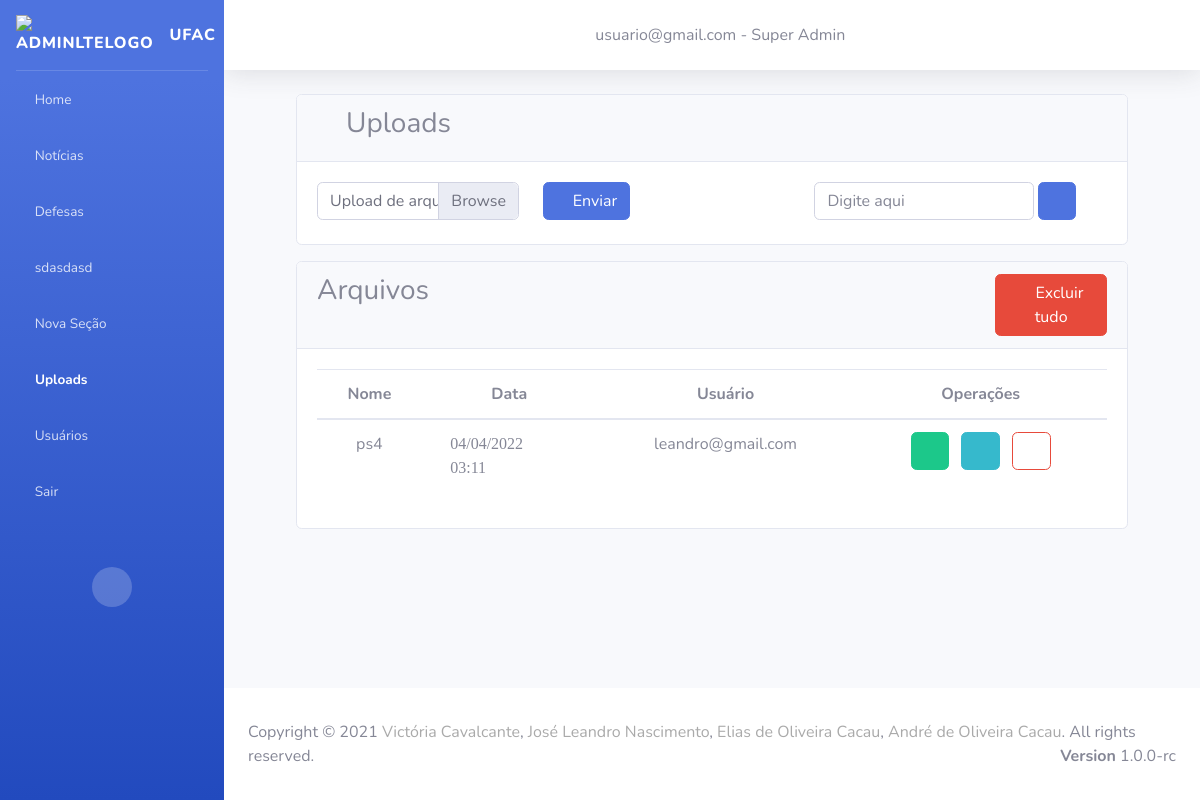
Screenshot of /upload/ (signed in) with the database file from the repository.
### secao/models.py (models this page shows)
class Secao(models.Model):
    titulo = models.CharField(
        unique=True,
        max_length= 200,
        null = False,
        blank = False
    )
    icon = models.CharField(
        max_length= 100,
        null = False,
        blank = False
    )
    usuario = models.ForeignKey(
        Usuario,
        on_delete=models.SET_NULL,
        null = True
    )
    ordem = models.IntegerField()
    ativada = models.BooleanField(
        default=True,
    )
    data_criacao = models.DateTimeField(auto_now=True)
    usuarios = models.ManyToManyField(Usuario,related_name="+")

### usuario/models.py (models this page shows)
class Usuario(models.Model):
    usuario = models.CharField(
        max_length = 100,
        null = False,
        blank = False
    )
    senha = models.CharField(
        max_length = 10,
        null = False,
        blank = False
    )
    permissao = models.IntegerField(
        null = False,
        blank = False
    )
    ativado = models.BooleanField(
        null = False,
        blank = False,
        default = True
    )
    data_cadastro = models.DateField(
        auto_now = True
    )

### upload/models.py (models this page shows)
class Arquivo(models.Model):
    url = models.FileField(upload_to='uploads/',null=False,blank=False)
    nome = models.TextField(max_length=100,null=False)
    extensao = models.TextField(max_length=10,blank=False)
    data = models.DateTimeField(auto_now=True)
    usuario = models.ForeignKey(
        Usuario,
        null= True,
        on_delete= models.SET_NULL,
    )

### upload/views.py (the view)
# urls.py: path('', include('upload.urls')),
def upload(request):
    arquivos = Arquivo.objects.all()
    secoes = Secao.objects.all().order_by('ordem')
    subsecoes = Subsecao.objects.all().order_by('ordem')
    usuario_logado = Usuario.objects.get(id=request.session.get('id_usuario'))
    return render(request,'upload/index.html',{'arquivos':arquivos,
                                                "secoes":secoes,
                                                "usuario_logado":usuario_logado,
                                                "subsecoes":subsecoes
                                              })

### upload/templates/upload/index.html (shortened to what this page needs)
{% extends "base.html" %}
{% block menu-upload %}
<li class="nav-item active">
    <a href="/upload" class="nav-link">
        <i class="fas fa-upload"></i>
        <span translate="no">Uploads </span>
    </a>
</li>
{% endblock %}
{% block conteudo %}
<div class="container">
    <div class="card">
        <div class="card-header">
            <h3> <i class="nav-icon fas fa-upload"></i> Uploads</h3>
        </div>
        <div class="card-body">
            <div class="row">
                <div class="col-5">
                    <form method="post" action="/salvar_arquivo/" enctype="multipart/form-data" id="form">
                        <div class="row">
                            <div class="col-8">
                                <div class="custom-file">
                                    <label class="custom-file-label" for="customFile">Upload de arquivo</label>
                                </div>
                            </div>
                            <div class="col-4">
                                <button type="submit" class="btn btn-primary" id="btn-enviar">
                                    <i class="fas fa-upload"></i>
                                    Enviar
                                </button>
                            </div>
                        </div>
                    </form>
                </div>
                <div class="col-7">
                    <div class="row">
                        <div class="col-4 text-right">
                        </div>
                        <div class="col-8">
                            <div class="row">
                                <div class="col-12">
                                    <form action="/buscar_arquivo/" method="post">
                                        <input type="text" class="form-control inputValor w-75" style="display:inline;" name="valor_pesquisa" placeholder="Digite aqui">
                                        <button class="btn btn-primary mb-1" style="display:inline;">
                                            <i class="fas fa-search"></i>
                                        </button>
                                    </form>
                                </div>
                            </div>
                        </div>
                    </div>
                </div>
            </div>
        </div>
    </div>
    <div class="card mt-3">
        <div class="card-header">
            <div class="row">
                <div class="col-10">
                    <h3>
                        Arquivos
                    </h3>
                </div>
                <div class="col-2">
                    <button class="btn btn-danger" data-toggle="modal" data-target="#excluirUpload"><i
                            class="fas fa-trash"></i> Excluir tudo</button>
                </div>
            </div>
        </div>
        <div class="card-body">
            <table class="table" id="myTable">
                <thead>
                    <tr>
                        <th class="text-center">Nome</th>
                        <th class="text-center">Data</th>
                        <th class="text-center">Usuário</th>
                        <th class="text-center">Operações</th>
                    </tr>
                </thead>
                <tbody class="arquivos-table">
                    {% for arquivo in arquivos %}
                    <tr>
                        <td style="text-align: center;">
                            {{ arquivo.nome | slice:"0:45" }}
                        </td>
                        <td>
                            <i class="far fa-calendar-alt" translate="no"> {{ arquivo.data|date:'d/m/Y' }}</i>
                            <br>
                            <i class="far fa-clock" translate="no"> {{ arquivo.data|date:'H:i' }} </i>
                        </td>
                        <td style="text-align: center;"> leandro@gmail.com</td>
                        <td style="text-align: center;">
                            <a href="../media/{{ arquivo.url }}" title="Baixar arquivo" class="btn btn-success" download>
                                <i class="fas fa-download"></i>
                            </a>
                            <button class="btn btn-info ml-2" title="Vinculação do arquivo" data-toggle="modal" data-target="#modalUtilizado{{ arquivo.id }}">
                                <i class="fas fa-link"></i>
                            </button>
                            <button class="btn btn-outline-danger ml-2" title="Excluir arquivo" data-toggle="modal" data-target="#modalDelete{{ arquivo.id }}">
                                <i class="fas fa-trash"></i>
                            </button>
                        </td>
                    </tr>
                    {% endfor %}
                </tbody>
            </table>
        </div>
    </div>
</div>
{% endblock %}

### home/templates/base.html (shortened to what this page needs)
{% load static %} {% load auxiliares %}
<!DOCTYPE html>
<html lang="pt-BR">
<head>
    <link href="{% static 'vendor/fontawesome-free/css/all.min.css' %}" rel="stylesheet" type="text/css">
    <link href="{% static 'css/sb-admin-2.min.css' %}" rel="stylesheet">
    <link rel="stylesheet" href="{% static 'css/style-admin.css' %}">
    <link rel="stylesheet" href="{% static 'css/style-home.css' %}">
    <link rel="stylesheet" href="{% static 'css/style-contrele-permicoes.css' %}">
</head>
<body id="page-top">
    <div id="wrapper">
        <ul class="navbar-nav bg-gradient-primary sidebar sidebar-dark accordion" id="accordionSidebar">
            <a class="sidebar-brand d-flex align-items-center justify-content-flex-start" href="/">
                <div class="sidebar-brand-icon">
                    <img class="animation__shake" src="{% static '/img/ufac-logo.png' %}" alt="AdminLTELogo" height="auto" width="45">
                </div>
                <div class="sidebar-brand-text mx-3">UFAC</div>
            </a>
            <hr class="sidebar-divider my-0"> {% block menu-home %}
            <li class="nav-item">
                <a href="/home/" class="nav-link">
                    <i class="fas fa-home"></i>
                    <span translate="no">Home</span>
                </a>
            </li>
            {% endblock %} {% block menu-noticia %}
            <li class="nav-item">
                <a href="/noticias/" class="nav-link">
                    <i class="fas fa-newspaper"></i>
                    <span translate="no">Notícias</span>
                </a>
            </li>
            {% endblock %} {% block menu-defesa %}
            <li class="nav-item">
                <a href="/defesa/" class="nav-link">
                    <i class="fas fa-user-graduate"></i>
                    <span translate="no">Defesas</span>
                </a>
            </li>
            {% endblock %} {% for secao in secoes %}
            <li class="nav-item">
                <a class="nav-link collapsed" href="#" data-toggle="collapse" data-target="#collapse{{secao.id}}" aria-expanded="true" aria-controls="collapseTwo">
                    <i class="{{ secao.icon }}"></i>
                    <span>{{secao.titulo}}</span>
                </a>
            </li>
            {% endfor %} {% block menu-secao-add %}
            <li class="nav-item">
                <a href="/addSecao/" class="nav-link">
                    <i class="fas fa-plus-circle"></i>
                    <span translate="no">Nova Seção</span>
                </a>
            </li>
            {% endblock %} {% block menu-upload %}{% endblock %} {% block menu-usuario %}
            <li class="nav-item">
                <a href="/usuario/" class="nav-link">
                    <i class="fas fa-user-cog"></i>
                    <span translate="no">Usuários</span>
                </a>
            </li>
            {% endblock %}
            <li class="nav-item mb-5">
                <a href="" class="nav-link" data-toggle="modal" data-target="#sair">
                    <i class="nav-icon fas fa-reply"></i>
                    <span translate="no">Sair</span>
                </a>
            </li>
            <div class="text-center d-none d-md-inline">
                <button class="rounded-circle border-0" id="sidebarToggle"></button>
            </div>
        </ul>
        <div id="content-wrapper" class="d-flex flex-column">
            <div id="content">
                <nav class="navbar navbar-expand navbar-light bg-white topbar mb-4 static-top shadow">
                    <div class="text-center w-100">
                        <i class="fas fa-user-circle"></i> {{usuario_logado.usuario }} - Super Admin
                    </div>
                </nav>
                <div class="container-fluid">
                    <div class="container">
                         {% block conteudo %} {% endblock %}
                    </div>
                </div>
            </div>
            <footer class="sticky-footer bg-white">
                <div class="container">
                    Copyright &copy; 2021 <a href="https://github.com/VictoriaCavalcante" target="_blank" style="color: #aaa">Victória Cavalcante</a>,
                    <a href="https://github.com/JoseLeandroNascimento" target="_blank" style="color: #aaa">José Leandro
                        Nascimento</a>,
                    <a href="https://github.com/EliasCacau" target="_blank" style="color: #aaa">Elias de Oliveira
                        Cacau</a>,
                    <a href="https://github.com/AndreCacau" target="_blank" style="color: #aaa">André de Oliveira
                        Cacau</a>. All rights reserved.
                    <div class="float-right d-none d-sm-inline-block">
                        <b>Version</b> 1.0.0-rc
                    </div>
                </div>
            </footer>
        </div>
    </div>
</body>
</html>

### rows the page displays
Secao: titulo "sdasdasd"
Usuario: usuario "usuario@gmail.com"
Arquivo: nome "ps4", data "04/04/2022", data "03:11"
